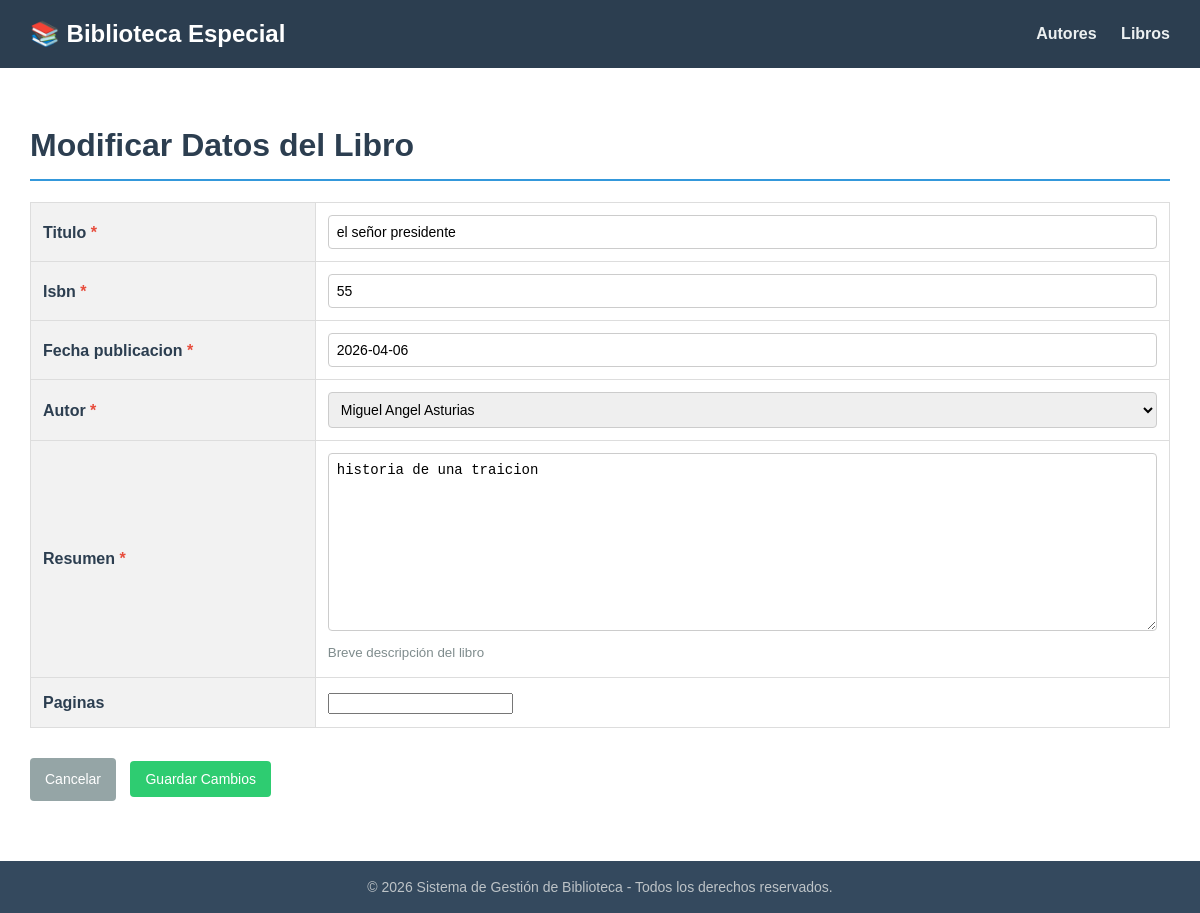
Page /biblioteca/libros/1/editar/ on the committed database.
### biblioteca/models.py (models this page shows, shortened)
class Libro(models.Model):
    titulo = models.CharField(max_length=200)
    isbn = models.CharField(max_length=13, unique=True)
    fecha_publicacion = models.DateField()
    autor = models.ForeignKey(Autor, on_delete=models.CASCADE, related_name="libros")
    resumen = models.TextField(max_length=1000, help_text="Breve descripción del libro")
    paginas = models.IntegerField(null=True, blank=True)

### biblioteca/views.py (the view)
# urls.py: path("libros/<int:pk>/editar/", views.LibroUpdateView.as_view(), name="libro-update"),
class LibroUpdateView(UpdateView):
    model = Libro
    fields = ['titulo', 'isbn', 'fecha_publicacion', 'autor', 'resumen', 'paginas']
    template_name = 'biblioteca/libro_form.html'
    success_url = reverse_lazy('libro-list')

### biblioteca/models.py (called while the page is built)
    def __str__(self):
        return f"{self.nombre} {self.apellido}"

### biblioteca/templates/biblioteca/libro_form.html (shortened to what this page needs)
{% extends 'biblioteca/base.html' %}
{% block contenido %}
    <h1>{% if object %}Modificar Datos del Libro{% else %}Registrar Nuevo Libro{% endif %}</h1>
    <form method="post" novalidate>
        <table class="ancho-fijo">
            <tbody>
                {% for field in form %}
                <tr>
                    <th>
                        <label for="{{ field.id_for_label }}">{{ field.label }}</label>
                        {% if field.field.required %}<span style="color: #e74c3c;">*</span>{% endif %}
                    </th>
                    <td>
                        {{ field }}
                        {% if field.help_text %}
                            <br><small style="color: #7f8c8d;">{{ field.help_text }}</small>
                        {% endif %}
                    </td>
                </tr>
                {% endfor %}
            </tbody>
        </table>
        <div class="acciones">
            <a href="{% url 'libro-list' %}" class="btn btn-secondary">Cancelar</a>
            <button type="submit" class="btn btn-success">
                {% if object %}Guardar Cambios{% else %}Crear Libro{% endif %}
            </button>
        </div>
    </form>
{% endblock %}

### biblioteca/templates/biblioteca/base.html (style rules this page uses)
body { font-family: Arial, sans-serif; margin: 0; padding: 0; line-height: 1.6; color: #333; display: flex; flex-direction: column; min-height: 100vh; }
h1 { color: #2c3e50; border-bottom: 2px solid #3498db; padding-bottom: 8px; }
.acciones { margin-top: 20px; margin-bottom: 30px; }
.btn { display: inline-block; padding: 10px 15px; color: white; text-decoration: none; border-radius: 4px; font-size: 14px; border: none; cursor: pointer; box-sizing: border-box; background-color: #3498db; }
.btn-success { background-color: #2ecc71; }
.btn-secondary { background-color: #95a5a6; margin-right: 10px; }
table { width: 100%; border-collapse: collapse; margin-top: 15px; margin-bottom: 30px; }
th, td { border: 1px solid #ddd; padding: 12px; text-align: left; }
th { background-color: #f2f2f2; color: #2c3e50; font-weight: bold; }
.ancho-fijo th { width: 25%; }
input[type="text"], input[type="date"], select, textarea { width: 100%; padding: 8px; box-sizing: border-box; border: 1px solid #ccc; border-radius: 4px; font-size: 14px; }

### rows in the picture
Libro: form "el señor presidente" "55" "2026-04-06" "Miguel Angel Asturias" "historia de una traicion"

### other values in the picture
{{ field.label }} "Titulo" "Isbn" "Fecha publicacion" "Autor" "Resumen" "Paginas"
{{ field.help_text }} "Breve descripción del libro"
